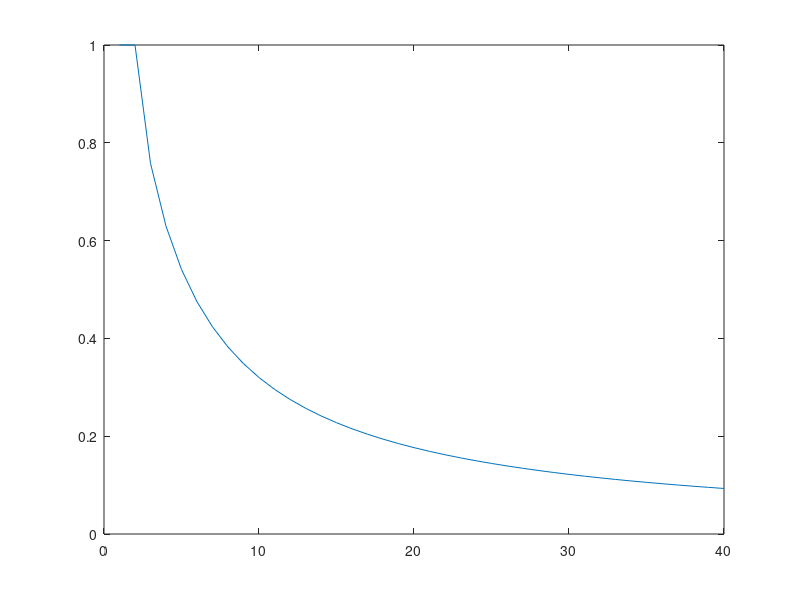

MATLAB code to generate this figure:
bern = @(x,n,i) nchoosek(n,i) * x^i * (1-x)^(n-i);
f = @(x) sin(2*pi*x);

x = zeros(101,1);
for i=1:101
    x(i)=(i-1)/100;
end
Bn = 0;
napake = zeros(40,1);
for n=1:40 
    for j=1:101     
        for i=0:n
            Bn = Bn + f(i/n)*bern(x(j),n,i);
        end
        if abs(f(x(j)) - Bn) > napake(n)
            napake(n) = abs(max(f(x(j)) - Bn));
        end
        Bn = 0;
    end
            
end
n=[1:40]';
plot(n,napake)

napake
j=0;
for i=1:40
    if napake(i)<0.1
        if j==0
            j=napake(i);
            i
        end
    end
end

     
